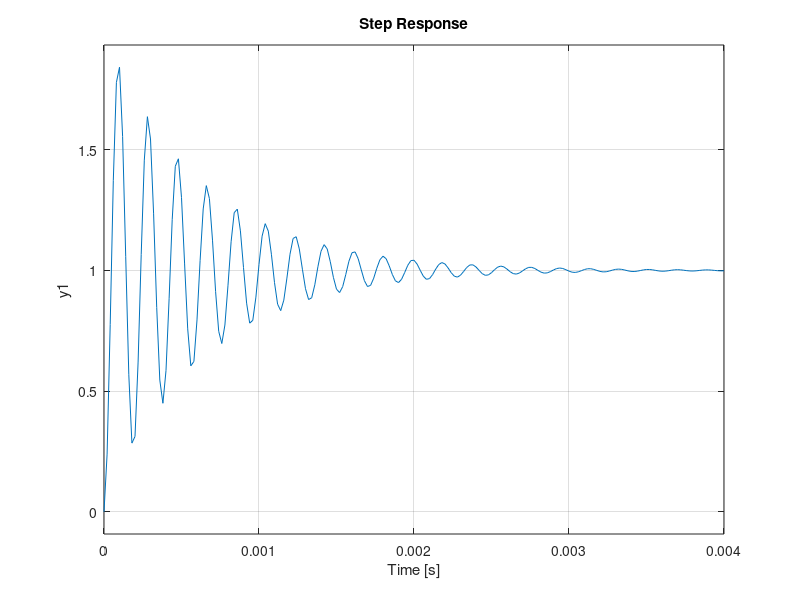

Reproduce this figure in MATLAB. (Note: this script raises an error after producing the figure.)
close all;clear all;clc;
Kp=200;
Ki=10;
Kd=0
num=[10*Kd 10*Kp 10*Ki];
den=[(2*pi*10^3)^-2 (4*pi*10^3)^-1+10*Kd 1+10*Kp 10*Ki];

h=tf(num,den);
t=0:0.00002:4*10^-3;
step(h,t);
S = stepinfo(h)
[Gm,Pm,Wcg,Wcp]=margin(h)
w=logspace(-2,7,100000);
%subplot(211);
bode(num,den,w);
grid;